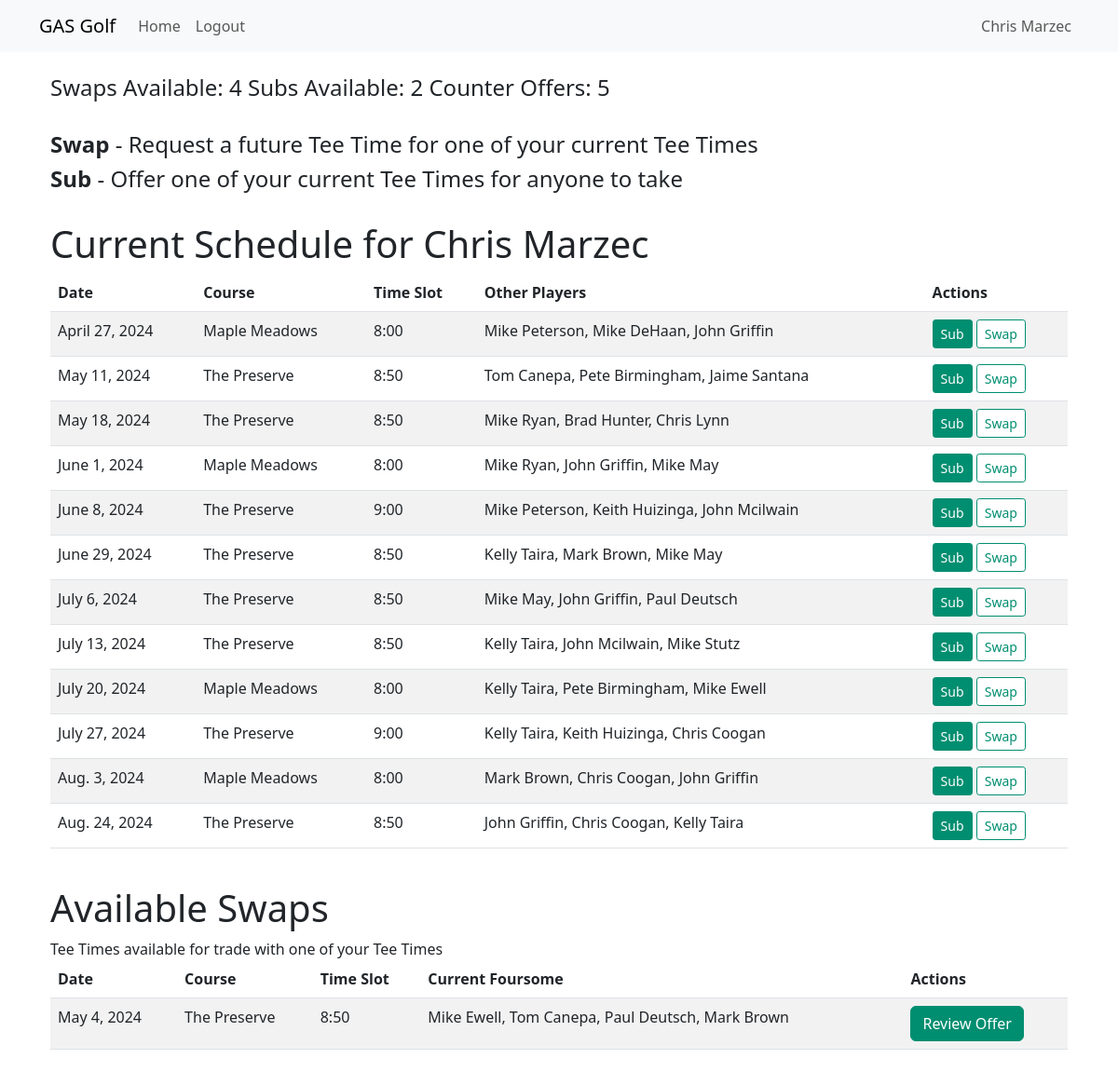
The app's page /subswap/ (signed in), older data.
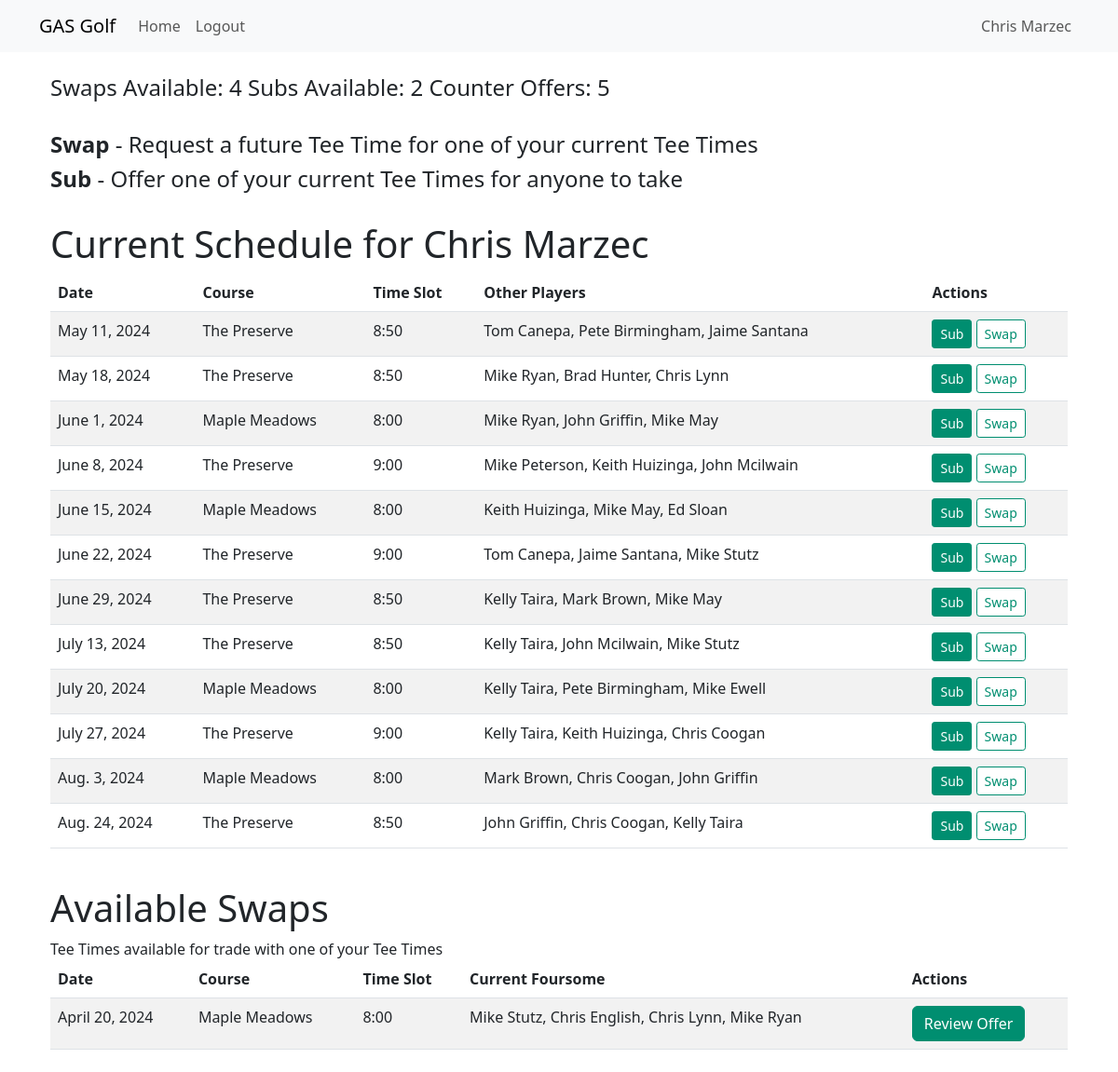
The same page, newer data.
### GRPR/models.py (models this page shows)
class TeeTimesInd(models.Model):
    CrewID = models.IntegerField()
    gDate = models.DateField()
    PID = models.ForeignKey('Players', on_delete=models.CASCADE)  # Links to Players table
    CourseID = models.ForeignKey('Courses', on_delete=models.CASCADE)  # Links to Courses table
    class Meta:
        db_table = "TeeTimesInd"

class Courses(models.Model):
    crewID = models.IntegerField()
    courseName = models.CharField(max_length=256)
    courseTimeSlot = models.CharField(max_length=256)
    class Meta:
        db_table = "Courses"

### GRPR/views.py (the view, shortened to what this page needs)
# urls.py: path('subswap/', views.subswap_view, name='subswap_view'),
@login_required
def subswap_view(request):
    user_id = request.user.id
    user_name = f"{request.user.first_name} {request.user.last_name}"
    player = Players.objects.filter(user_id=user_id).first()
    if not player:
        return HttpResponseBadRequest("Player not found for the logged-in user.")
    player_id = player.id
    schedule = TeeTimesInd.objects.filter(PID=player_id).select_related('CourseID').order_by('gDate')
    schedule_data = []
    for teetime in schedule:
        other_players = TeeTimesInd.objects.filter(
            CourseID=teetime.CourseID, gDate=teetime.gDate
        ).exclude(PID=player_id)
        schedule_data.append({
            'tt_id': teetime.id,  # Add the ID column here
            'date': teetime.gDate,
            'course': teetime.CourseID.courseName,
            'time_slot': teetime.CourseID.courseTimeSlot,
            'other_players': ", ".join([
                f"{player.PID.FirstName} {player.PID.LastName}" for player in other_players
            ])
        })
    available_subs = SubSwap.objects.filter(
        Type='Sub Offer Sent',
        Status='Sub Open',
        PID=player_id
    ).select_related('TeeTimeIndID', 'TeeTimeIndID__CourseID').order_by('TeeTimeIndID__gDate')
    available_subs_data = []
    available_swaps = SubSwap.objects.filter(
        Type='Swap Offer Sent',
        Status='Swap Open',
        PID=player_id
    ).select_related('TeeTimeIndID', 'TeeTimeIndID__CourseID').order_by('TeeTimeIndID__gDate')
    available_swaps_data = []
    for swap in available_swaps:
        teetime = swap.TeeTimeIndID
        other_players = TeeTimesInd.objects.filter(
            CourseID=teetime.CourseID, gDate=teetime.gDate
        ).exclude(PID=player_id)
        try:
            swap_offer = SubSwap.objects.get(SwapID=swap.SwapID, Type='Swap Offer')
            offer_pid = swap_offer.PID.id
        except SubSwap.DoesNotExist:
            offer_pid = None
            print(f"No swap offer found for SwapID: {swap.SwapID}")
        available_swaps_data.append({
            'date': teetime.gDate,
            'ymdDate': teetime.gDate.strftime("%Y-%m-%d"), #converts date to YYYY-MM-DD
            'course': teetime.CourseID.courseName,
            'time_slot': teetime.CourseID.courseTimeSlot,
            'swapID': swap.SwapID,
            'Msg': swap.Msg,
            'OfferID': offer_pid,
            'other_players': ", ".join([
                f"{player.PID.FirstName} {player.PID.LastName}" for player in other_players
            ])
        })
    offered_swaps = SubSwap.objects.filter(
        PID=player_id,
        Type='Swap Offer',
        Status='Swap Open'
    )
    counter_offers_data = []
    subs_proposed = SubSwap.objects.filter(
        Type='Sub Offer',
        Status='Sub Open',
        PID=player_id
    ).select_related('TeeTimeIndID', 'TeeTimeIndID__CourseID')
    subs_proposed_data = []
    swaps_proposed = SubSwap.objects.filter(
        Type='Swap Offer',
        Status='Swap Open',
        PID=player_id
    ).select_related('TeeTimeIndID', 'TeeTimeIndID__CourseID')
    swaps_proposed_data = []
    offered_tee_time_ids = set()
    open_sub_offers = SubSwap.objects.filter(
        Type='Sub Offer',
        Status='Sub Open',
        PID=player_id
    ).select_related('TeeTimeIndID')
    for sub_offer in open_sub_offers:
        offered_tee_time_ids.add(sub_offer.TeeTimeIndID.id)
    context = {
        'user_name': user_name,  # Use the logged-in user's name
        'user_id': user_id,  # Use the logged-in user's ID
        'player_id': player_id,  # Use the logged-in user's Player ID
        'schedule_data': schedule_data,
        'available_subs_data': available_subs_data,
        'available_swaps_data': available_swaps_data,
        'counter_offers_data': counter_offers_data,
        'subs_proposed_data': subs_proposed_data,
        'swaps_proposed_data': swaps_proposed_data,
        'offered_tee_time_ids': offered_tee_time_ids,
        'first_name': request.user.first_name,  # Add the first name of the logged-in user
        'last_name': request.user.last_name, # Add the last name of the logged-in user
    }
    return render(request, 'GRPR/subswap.html', context)

### GRPR/templates/GRPR/subswap.html (shortened to what this page needs)
{% extends 'base.html' %}
{% block content %}
<div class="container mt-4">
    <h4>Swaps Available: 4   Subs Available:  2  Counter Offers:  5</h4>
    <br>
    <h4><strong>Swap</strong> - Request a future Tee Time for one of your current Tee Times</h4>
    <h4><strong>Sub</strong> - Offer one of your current Tee Times for anyone to take</h4>
    <br>
    <h1>Current Schedule for {{ first_name }} {{ last_name }}</h1>
    <table class="table table-striped">
        <thead>
            <tr>
                <th>Date</th>
                <th>Course</th>
                <th>Time Slot</th>
                <th>Other Players</th>
                <th>Actions</th>
            </tr>
        </thead>
        <tbody>
            {% for entry in schedule_data %}
            <tr>
                <td>{{ entry.date }}</td>
                <td>{{ entry.course }}</td>
                <td>{{ entry.time_slot }}</td>
                <td>{{ entry.other_players }}</td>
                <td>
                    {% if entry.tt_id in offered_tee_time_ids %}
                        <button class="btn btn-primary btn-sm" disabled>Sub</button>
                        <button class="btn btn-secondary-custom btn-sm" disabled>Swap</button>
                    {% else %}
                        <a href="{% url 'store_sub_request_data_view' %}?tt_id={{ entry.tt_id }}" class="btn btn-primary btn-sm">Sub</a>
                        <a href="{% url 'store_swap_data_view' %}?tt_id={{ entry.tt_id }}" class="btn btn-sm btn-secondary-custom">Swap</a>
                    {% endif %}
                </td>
            </tr>
            {% endfor %}
        </tbody>
    </table>
    {% if available_swaps_data %}
    <br>
    <h1>Available Swaps</h1>
    <h7> Tee Times available for trade with one of your Tee Times</h7>
    <table class="table table-striped">
        <thead>
            <tr>
                <th>Date</th>
                <th>Course</th>
                <th>Time Slot</th>
                <th>Current Foursome</th>
                <th>Actions</th>
            </tr>
        </thead>
        <tbody>
            {% for swap in available_swaps_data %}
            <tr>
                <td>{{ swap.date }}</td>
                <td>{{ swap.course }}</td>
                <td>{{ swap.time_slot }}</td>
                <td>{{ swap.other_players }}</td>
                <td>
                    <a href="{% url 'store_swapoffer_data_view' %}?userid={{ user_id }}&swapID={{ swap.swapID }}&Msg={{ swap.Msg }}&RequestDate={{ swap.ymdDate }}&OfferID={{ swap.OfferID }}" class="btn btn-primary">Review Offer</a>
                </td>
            </tr>
            {% endfor %}
        </tbody>
    </table>
    {% endif %}
</div>
{% endblock %}

Row changes from the older to the newer data that the page shows:
no longer on this page (row edited): TeeTimesInd: date "April 27, 2024"
no longer on this page (row edited): TeeTimesInd: date "July 6, 2024"
no longer on this page (row unchanged): TeeTimesInd: date "May 4, 2024"
now on this page (row edited): TeeTimesInd: date "June 15, 2024"
now on this page (row edited): TeeTimesInd: date "June 22, 2024"
now on this page (row unchanged): TeeTimesInd: date "April 20, 2024"
Text that changed along with them:
new list line: "Maple Meadows 8:00"
new list line: "Keith Huizinga, Mike May, Ed Sloan Sub Swap"
new list line: "The Preserve 9:00"
new list line: "Tom Canepa, Jaime Santana, Mike Stutz Sub Swap"
new list line: "Mike Stutz, Chris English, Chris Lynn, Mike Ryan Review Offer"
list line gone: "Maple Meadows 8:00"
list line gone: "Mike Peterson, Mike DeHaan, John Griffin Sub Swap"
list line gone: "The Preserve 8:50"
list line gone: "Mike May, John Griffin, Paul Deutsch Sub Swap"
list line gone: "Mike Ewell, Tom Canepa, Paul Deutsch, Mark Brown Review Offer"
